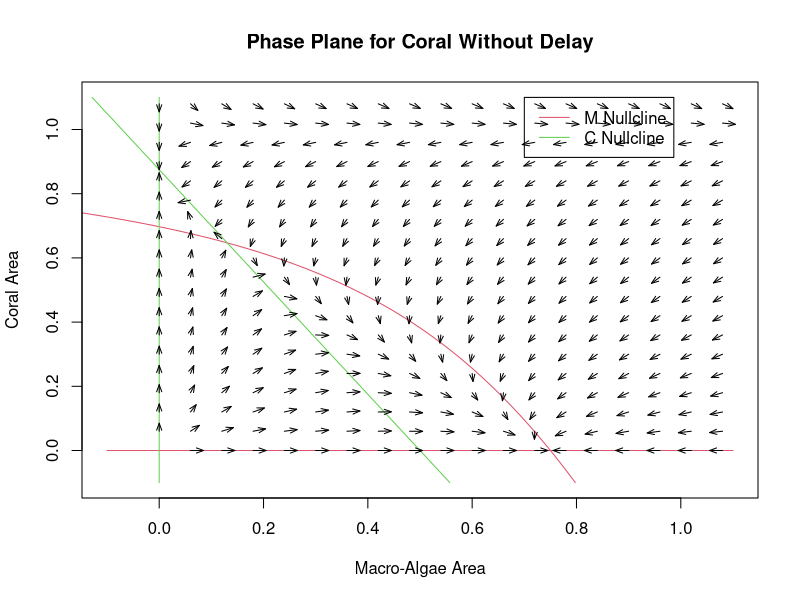

This chart was generated by the following R code:
a <- 0.6
g <- 0.2
gamma <- 0.8
r <- 0.8
d <- 0.1

cMin <- -0.1
cMax <-  1.1
mMin <- -0.1
mMax <-  1.1
par(xpd=FALSE)

c1 <- seq(cMin, cMax, by=.01)
m1 <- (a*c1-g/(1.0-c1)+gamma*(1.0-c1))/gamma    ### x null-cline

plot(m1,c1, xlim=c(mMin, mMax),ylim=c(cMin, cMax),col=2,type="l",
     main="Phase Plane for Coral Without Delay",
     xlab="Macro-Algae Area",ylab="Coral Area")
points (c(mMin,mMax),c(0.0,0.0),col=2,type="l")

c2 <- seq(cMin, cMax, by=.01)
m2 <- (r-r*c2-d)/(r+a)   ### y null-cline
points (m2,c2,col=3,type="l")
points (c(0.0,0.0),c(cMin,cMax),col=3,type="l")

par(xpd=TRUE)

legend (0.7,1.1,c("M Nullcline","C Nullcline"),col=c(2,3), lty=c(1,1))

vectorField <- function(mat,coral,a,g,gamma,r,d)
    {
        turf  <- 1.0 - mat - coral
        fx    <- a*mat*coral-g*mat/(1.0-coral)+gamma*mat*turf
        fy    <- r*turf*coral-d*coral-a*mat*coral
        return(c(fx,fy))
    }

m1 <- seq(0, 1.1, by=.06)
c1 <- m1
vx <- numeric(length(m1))
vy <- numeric(length(c1))
dt <- 0.025;
for (m in m1)
{
    lupe <- 0
    for (c in c1)
        {
            lupe <- lupe + 1
            v <- vectorField(m,c,a,g,gamma,r,d)
            vx[lupe] <- v[1]
            vy[lupe] <- v[2]
        }
    vecLength = sqrt(vx*vx+vy*vy)
    endx <- m + vx*dt/vecLength
    endy <- c1 + vy*dt/vecLength
    arrows(m,c1, endx, endy,length=dt*3, col=1,angle=20);
}
